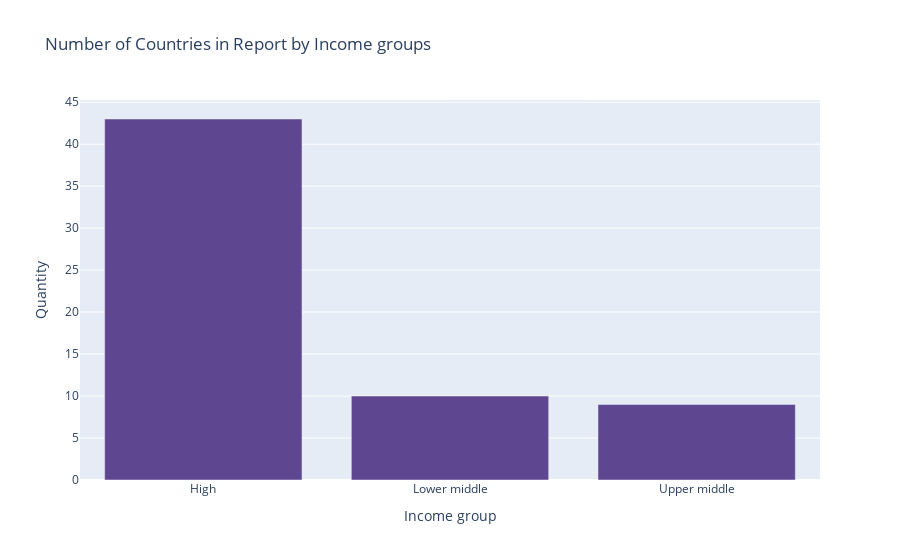

The code cell stored with this chart in its notebook:
### Markdown cell above
We find that

- *Power players* cluster contains two leading nations in terms of adopting the AI on a serious scale (these are USA and China)
- *Traditional champions* cluster unites 4 nations (UK, Canada, France, and Germany) that follow the  power players
- *Rising stars* cluster aggregates 11 countries that are on a serious rise in terms of the AI development/commercializing progress
- *Waking up* cluster comprises 40 countries that just started smooth progress in AI
- *Nascent* cluster is a union of 5 countries that are at the very beginning of their way to adapt AI on the national level

### Code cell
dfg = df['Income group'].value_counts().reset_index()
dfg.columns = ['Income group', 'Quantity']
fig = px.bar(dfg, x='Income group', y='Quantity',
             title='Number of Countries in Report by Income groups',
            color_discrete_sequence=px.colors.qualitative.Prism)
fig.show()

### Figure 1 — Plotly figure (JSON) as saved in the notebook; plotly's stock layout.template omitted (floating-point values rounded to 4 significant figures)
{"data": [{"alignmentgroup": "True", "hovertemplate": "Income group=%{x}<br>Quantity=%{y}<extra></extra>", "legendgroup": "", "marker": {"color": "rgb(95, 70, 144)", "pattern": {"shape": ""}}, "name": "", "offsetgroup": "", "orientation": "v", "showlegend": false, "textposition": "auto", "type": "bar", "x": ["High", "Lower middle", "Upper middle"], "xaxis": "x", "y": [43, 10, 9], "yaxis": "y"}], "layout": {"barmode": "relative", "legend": {"tracegroupgap": 0}, "title": {"text": "Number of Countries in Report by Income groups"}, "xaxis": {"anchor": "y", "domain": [0, 1], "title": {"text": "Income group"}}, "yaxis": {"anchor": "x", "domain": [0, 1], "title": {"text": "Quantity"}}}}
